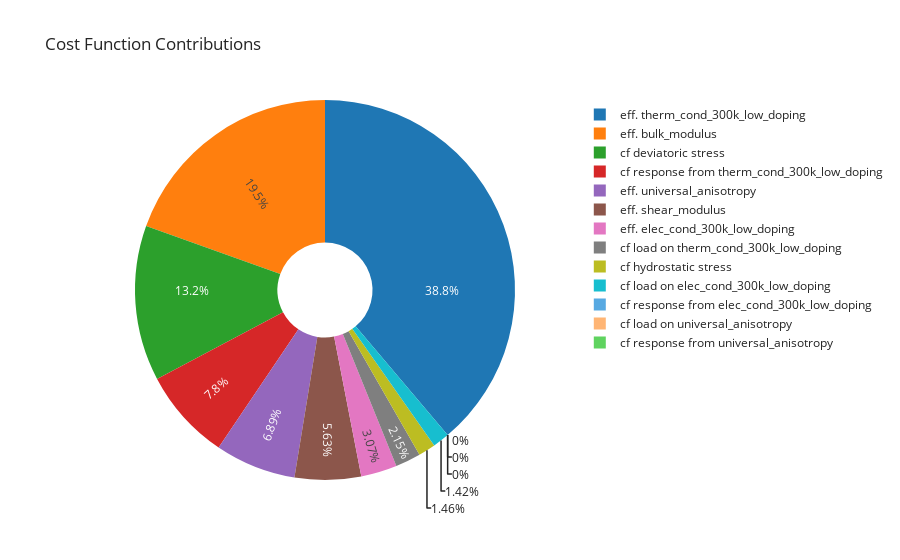

Here is the notebook cell this chart was saved with:
### Code cell
# Plot the contributions to the cost function for the best performer
from member import Member
best_design = Member(num_materials=HS.num_materials, 
                     num_properties=HS.num_properties,
                     values=HS.final_population.values[0], 
                     property_categories=HS.property_categories,
                     property_docs=HS.property_docs, 
                     desired_props=HS.desired_props, 
                     ga_params=HS.ga_params,
                     calc_guide=HS.calc_guide)
best_design.get_cost(plot_cost_func_contribs=True)

### Figure 1 — Plotly figure (JSON) as saved in the notebook; plotly's stock layout.template omitted (floating-point values rounded to 4 significant figures)
{"data": [{"hole": 0.25, "insidetextorientation": "radial", "labels": ["eff. elec_cond_300k_low_doping", "eff. therm_cond_300k_low_doping", "eff. bulk_modulus", "eff. shear_modulus", "eff. universal_anisotropy", "cf load on elec_cond_300k_low_doping", "cf response from elec_cond_300k_low_doping", "cf load on therm_cond_300k_low_doping", "cf response from therm_cond_300k_low_doping", "cf hydrostatic stress", "cf deviatoric stress", "cf load on universal_anisotropy", "cf response from universal_anisotropy"], "textinfo": "percent", "type": "pie", "values": [0.002158, 0.02733, 0.01374, 0.003965, 0.004846, 0.001, 0, 0.001517, 0.005487, 0.00103, 0.009304, 0, 0, 0.001831, 0.001894, 0.003625, 0.006311, 0.005325, 0, 0.002225, 0.01881, 2.073e-05, 0.0001488, 0, 0, 0.01625, 0.01563, 0.001245, 0.001393]}], "layout": {"showlegend": true, "title": {"text": "Cost Function Contributions"}}}
